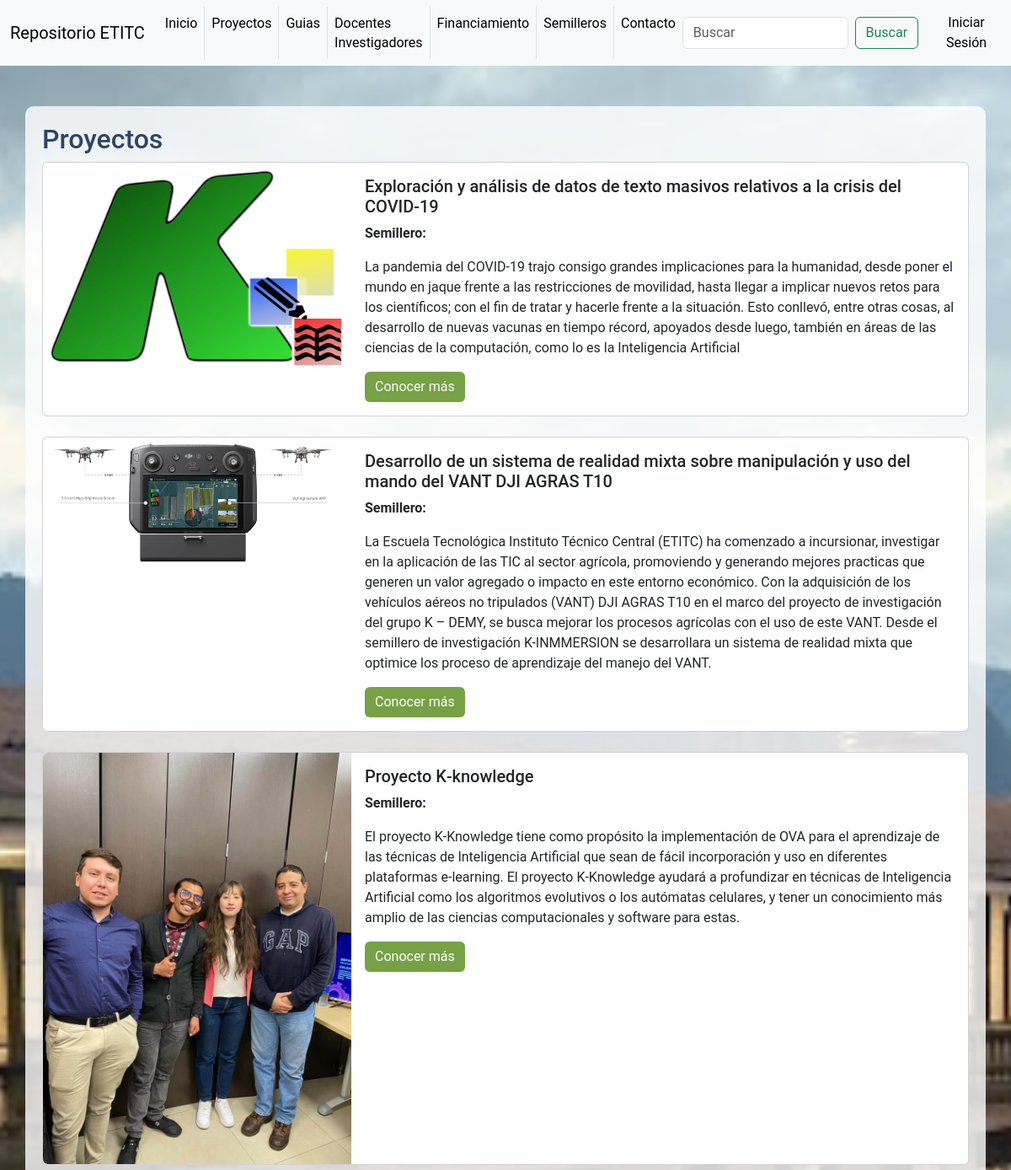
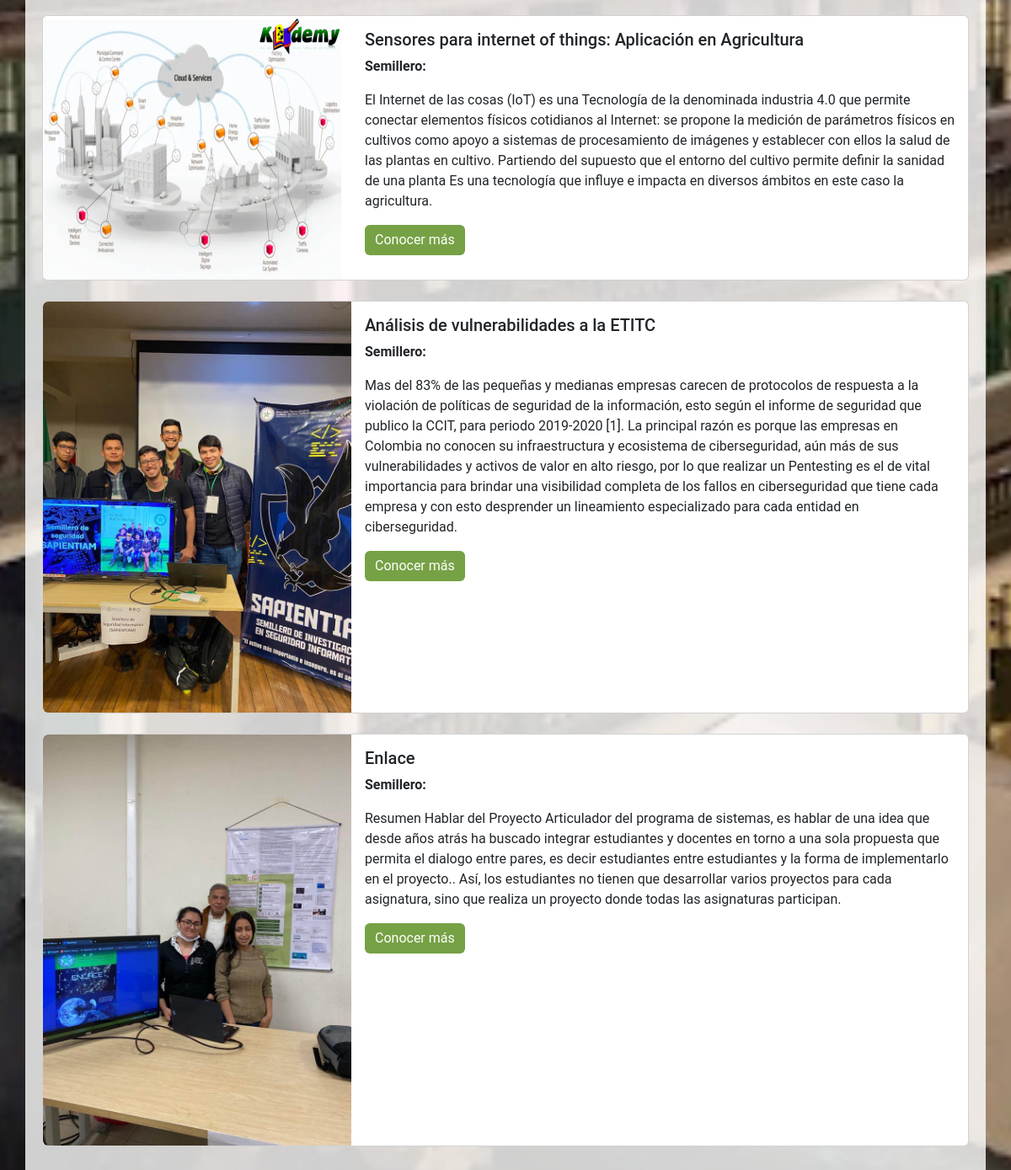
Page /templates/proyectos.php on the committed database (2 pictures, top to bottom).
### tables this page shows
CREATE TABLE `proyectos` (
  `proyecto_id` int(11) NOT NULL,
  `nombre` varchar(255) NOT NULL,
  `descripcion` text DEFAULT NULL,
  `semillero_id` int(11) DEFAULT NULL,
  `documentacion` varchar(255) DEFAULT NULL,
  `imagen` varchar(255) DEFAULT NULL
);

### templates/proyectos.php (the view, shortened to what this page needs)
<?php include("../includes/header.php") ?>
<?php include("../includes/db.php") ?>
<!DOCTYPE html>
<html lang="es">
<head>
    <link href="https://cdn.jsdelivr.net/npm/bootstrap@5.3.0/dist/css/bootstrap.min.css" rel="stylesheet">
    <link rel="stylesheet" href="../css/repositorio.css">
</head>
<body>
<div class="container mt-5 semi-transparent-bg">
        <h2>Proyectos</h2>
        <div class="row">
            <?php
            $sql = "SELECT proyectos.*, semilleros.nombre AS semillero_nombre FROM proyectos
                    LEFT JOIN semilleros ON proyectos.semillero_id = semilleros.semillero_id";
            $result = $conn->query($sql);
            if ($result->num_rows > 0) {
                while($row = $result->fetch_assoc()) {
                    $imagePath = $row["imagen"];
                    echo '<div class="col-md-12 mb-4">';
                    echo '<div class="card">';
                    echo '<div class="row g-0">';
                    echo '<div class="col-md-4">';
                    echo '<img src="' . $imagePath . '" class="img-fluid rounded-start" alt="Imagen del proyecto">';
                    echo '</div>';
                    echo '<div class="col-md-8">';
                    echo '<div class="card-body">';
                    echo '<h5 class="card-title">' . $row["nombre"] . '</h5>';
                    echo '<p class="card-text"><strong>Semillero:</strong> ' . $row["semillero_nombre"] . '</p>';
                    echo '<p class="card-text">' . $row["descripcion"] . '</p>';
                    echo '<a href="detalle_proyecto.php?proyecto_id=' . $row["proyecto_id"] . '" class="btn btn-primary">Conocer más</a>';
                    echo '</div>';
                    echo '</div>';
                    echo '</div>';
                    echo '</div>';
                    echo '</div>';
                }
            } else {
                echo "<p>No hay proyectos disponibles.</p>";
            }
            ?>
        </div>
    </div>
</body>
<?php include("../includes/footer.php") ?>
</html>

### includes/header.php (shortened to what this page needs)
<!DOCTYPE html>
<html lang="es">
<head>
    <link href="https://cdn.jsdelivr.net/npm/bootstrap@5.3.0/dist/css/bootstrap.min.css" rel="stylesheet">
    <link rel="stylesheet" href="../css/repositorio.css">
</head>
<body>
    <nav class="navbar navbar-expand-lg navbar-light bg-light navbar-custom">
        <div class="container-fluid">
            <a class="navbar-brand" href="#">Repositorio ETITC</a>
            <div class="collapse navbar-collapse" id="navbarNavAltMarkup">
                <ul class="navbar-nav mx-auto">
                    <li class="nav-item">
                        <a class="nav-link active" aria-current="page" href="../templates/index.php">Inicio</a>
                    </li>
                    <li class="nav-item">
                        <a class="nav-link" href="../templates/proyectos.php">Proyectos</a>
                    </li>
                    <li class="nav-item">
                        <a class="nav-link" href="../templates/guias.php">Guias</a>
                    </li>
                    <li class="nav-item">
                        <a class="nav-link" href="../templates/docentes_investigadores.php">Docentes Investigadores</a>
                    </li>
                    <li class="nav-item">
                        <a class="nav-link" href="../templates/financiamiento.php">Financiamiento</a>
                    </li>
                    <li class="nav-item">
                        <a class="nav-link" href="../templates/semilleros.php">Semilleros</a>
                    </li>
                    <li class="nav-item">
                        <a class="nav-link" href="../templates/contacto.php">Contacto</a>
                    </li>
                </ul>
                <form class="d-flex" role="search">
                    <input class="form-control me-2" type="search" placeholder="Buscar" aria-label="Buscar">
                    <button class="btn btn-outline-success search-button" type="submit">Buscar</button>
                </form>
                <div class="d-flex">
                    <?php if (isset($_SESSION['usuario_id'])): ?>
                        <div class="dropdown">
                            <button class="btn btn-outline-primary dropdown-toggle" type="button" id="dropdownMenuButton" data-bs-toggle="dropdown" aria-expanded="false">
                                <?php echo $_SESSION['email']; ?>
                            </button>
                            <ul class="dropdown-menu" aria-labelledby="dropdownMenuButton">
                                <li><a class="dropdown-item" href="../admin/proyectos.php">Administrar Proyectos</a></li>
                                <li><a class="dropdown-item" href="../admin.doc/admin_docentes.php">Administrar Docentes</a></li>
                                <li><a class="dropdown-item" href="../admin.sem/admin_semilleros.php">Administrar Semilleros</a></li>
                                <li><a class="dropdown-item" href="../admin.guias/guias.php">Administrar Guias</a></li>
                                <li><a class="dropdown-item" href="../admin.fin/admin_financiamiento.php">Administrar Financiamiento</a></li>
                                <li><hr class="dropdown-divider"></li>
                                <li><a class="dropdown-item" href="../users/logout.php">Cerrar Sesión</a></li>
                            </ul>
                        </div>
                    <?php else: ?>
                        <a class="nav-link btn btn-outline-primary" href="#" role="button" data-bs-toggle="modal" data-bs-target="#loginModal">Iniciar Sesión</a>
                    <?php endif; ?>
                </div>
            </div>
        </div>
    </nav>
</body>
</html>

### includes/footer.php (shortened to what this page needs)
</html>

### css/repositorio.css (style rules this page uses)
body { position: relative; background-image: url('../scr/img/Back.jpg'); background-size: cover; background-position: center; background-attachment: fixed; margin: 0; padding: 0; height: 100vh; overflow: auto; font-family: 'Roboto', sans-serif; }
.navbar { background-color: #2e4562; color: black; }
.navbar-light .navbar-nav .nav-link { color: black; }
.nav-item+.nav-item { border-left: 1px solid #dee2e6; }
.navbar-nav .nav-link { padding-left: 1rem; padding-right: 1rem; line-height: 23px; }
.search-button { margin-right: 1rem; }
h1, h2 { color: #2e4562; }
.btn-primary { background-color: #76a145; border: none; }
.semi-transparent-bg { background-color: rgba(255, 255, 255, 0.8); padding: 20px; border-radius: 10px; }

### rows in the picture
proyectos: imagen (picture), nombre "Exploración y análisis de datos de texto masivos relativos a la crisis del COVID-19", descripcion "La pandemia del COVID-19 trajo consigo grandes implicaciones para la humanidad, desde poner el mundo en jaque frente a las restricciones de movilidad, hasta llegar a implicar nuevos retos para los científicos; con el fin de tratar y hacerle frente a la situación. Esto conllevó, entre otras cosas, al desarrollo de nuevas vacunas en tiempo récord, apoyados desde luego, también en áreas de las ciencias de la computación, como lo es la Inteligencia Artificial"
proyectos: imagen (picture), nombre "Desarrollo de un sistema de realidad mixta sobre manipulación y uso del mando del VANT DJI AGRAS T10", descripcion "La Escuela Tecnológica Instituto Técnico Central (ETITC) ha comenzado a incursionar, investigar en la aplicación de las TIC al sector agrícola, promoviendo y generando mejores practicas que generen un valor agregado o impacto en este entorno económico. Con la adquisición de los vehículos aéreos no tripulados (VANT) DJI AGRAS T10 en el marco del proyecto de investigación del grupo K – DEMY, se busca mejorar los procesos agrícolas con el uso de este VANT. Desde el semillero de investigación K-INMMERSION se desarrollara un sistema de realidad mixta que optimice los proceso de aprendizaje del manejo del VANT."
proyectos: imagen (picture), nombre "Proyecto K‐knowledge", descripcion "El proyecto K‐Knowledge tiene como propósito la implementación de OVA para el aprendizaje de las técnicas de Inteligencia Artificial que sean de fácil incorporación y uso en diferentes plataformas e‐learning. El proyecto K‐Knowledge ayudará a profundizar en técnicas de Inteligencia Artificial como los algoritmos evolutivos o los autómatas celulares, y tener un conocimiento más amplio de las ciencias computacionales y software para estas."
proyectos: imagen (picture), nombre "Sensores para internet of things: Aplicación en Agricultura", descripcion "El Internet de las cosas (IoT) es una Tecnología de la denominada industria 4.0 que permite conectar elementos físicos cotidianos al Internet: se propone la medición de parámetros físicos en cultivos como apoyo a sistemas de procesamiento de imágenes y establecer con ellos la salud de las plantas en cultivo. Partiendo del supuesto que el entorno del cultivo permite definir la sanidad de una planta Es una tecnología que influye e impacta en diversos ámbitos en este caso la agricultura."
proyectos: imagen (picture), nombre "Análisis de vulnerabilidades a la ETITC", descripcion "Mas del 83% de las pequeñas y medianas empresas carecen de protocolos de respuesta a la violación de políticas de seguridad de la información, esto según el informe de seguridad que publico la CCIT, para periodo 2019-2020 [1]. La principal razón es porque las empresas en Colombia no conocen su infraestructura y ecosistema de ciberseguridad, aún más de sus vulnerabilidades y activos de valor en alto riesgo, por lo que realizar un Pentesting es el de vital importancia para brindar una visibilidad completa de los fallos en ciberseguridad que tiene cada empresa y con esto desprender un lineamiento especializado para cada entidad en ciberseguridad."
proyectos: imagen (picture), nombre "Enlace", descripcion "Resumen Hablar del Proyecto Articulador del programa de sistemas, es hablar de una idea que desde años atrás ha buscado integrar estudiantes y docentes en torno a una sola propuesta que permita el dialogo entre pares, es decir estudiantes entre estudiantes y la forma de implementarlo en el proyecto.. Así, los estudiantes no tienen que desarrollar varios proyectos para cada asignatura, sino que realiza un proyecto donde todas las asignaturas participan."
